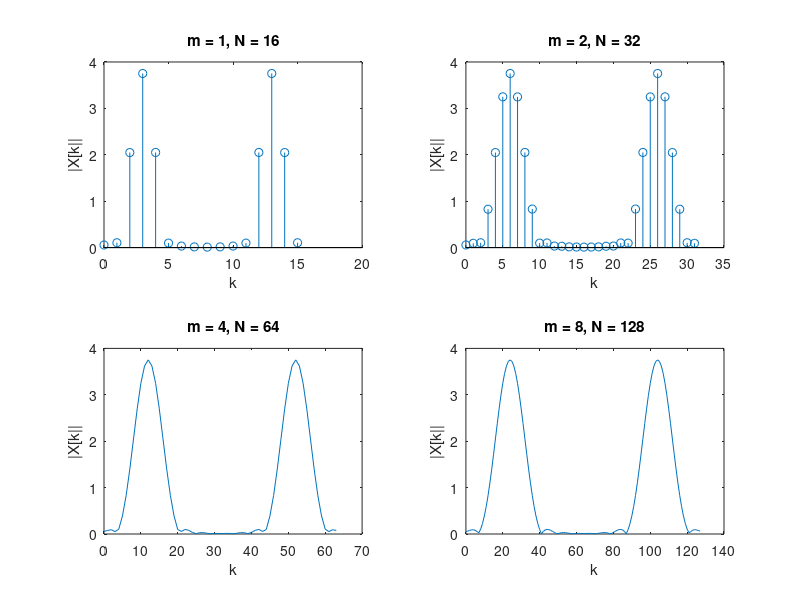

Write the MATLAB code that produced this figure. (Note: this script raises an error after producing the figure.)
%Question 1 

%Part e
clear; clc;
fs = 64;
L = 16;
n = 0 : 1/fs : (L-1)*1/fs;

f0 = 12;
pn = cos(2*pi * f0 * n);
wn = ones(1,L);
xn = pn .* wn;

for i = 1 : 4
    m = power(2,i-1); %m = [1 2 4 8]
    Y = fft(xn,m*L);
    N = m*L;
    a = 0 : 1 : N-1;
    subplot(2,2,i); 
    if(i <= 2)
        stem(a,abs(Y)); xlabel('k'); ylabel('|X[k||');
    else
        plot(a,abs(Y));  xlabel('k'); ylabel('|X[k||');
    end
     title(sprintf("m = %d,N = %d",m,N));
end

 
% %Part f
clear; clc;
% L = {16, 32, 64, 128} and fixed N = 8L

fs = 64;
f0 = 12;

L = [16 32 64 128];
for i = 1 : 4
     m = 8; %fixed m
     N = m*L(i); %fixed N
     n = 0 : 1/fs : (L(i)-1)*1/fs;
     
    pn = cos(2*pi * f0 * n);
    wn = ones(1,L(i));
    xn = pn .* wn;

     Y = fft(xn,N);
     subplot(2,2,i);
     a = 0 : 1: N-1;
     plot(a,abs(Y)); xlabel('k'); ylabel('|X[k||');
     title(sprintf("m = %d, N = %d",m,N));
     
end


%Part g
clear; clc;
fs = 64;
L = 16;
n = 0 : 1/fs : (L-1)*1/fs;

f0 = 11;
pn = cos(2*pi * f0 * n);
wn = ones(1,L);
xn = pn .* wn;

for i = 1 : 4
    m = power(2,i-1); %m = [1 2 4 8]
    Y = fft(xn,m*L);
    N = m*L;
    a = 0 : 1 : N-1;
    subplot(2,2,i); 
    if(i <= 2)
        stem(a,abs(Y)); xlabel('k'); ylabel('|X[k||');
    else
        plot(a,abs(Y));  xlabel('k'); ylabel('|X[k||');
    end
     title(sprintf("m = %d,N = %d",m,N));
end




%Part h
clear; clc;
fs = 64;
L = 16;
n = 0 : 1/fs : (L-1)*1/fs;

f0 = 12;
pn = cos(2*pi * f0 * n);
wn = transpose(hann(L)); %because hann returns a column matrix
xn = pn .* wn;


for i = 1 : 4
    m = power(2,i-1);
    Y = fft(xn,m*L);
    N = m*L;
    a = 0 : 1 : N-1;
    subplot(2,2,i);
    if(i <= 2) 
        stem(a,abs(Y));  xlabel('k'); ylabel('|X[k||');
    else
        plot(a,abs(Y));  xlabel('k'); ylabel('|X[k||');
    end
     title(sprintf("m = %d, N = %d",m,N));
end


%Part j
clear; clc;

path = 'audio files\';
filename ='08.wav';
name = strcat(path,filename);
[y,Fs] = audioread(name);

L = Fs;
% n = 0 : 1/Fs : (L-1)*1/Fs;

info = audioinfo(name);

window = transpose(hann(L));
padding = zeros(1,info.TotalSamples-L);
window = [window padding];
pn = transpose(y( :,1)); %Analysing for one channel (getting column matrix)
xn = pn .* window;


N = length(y);
Y = fft(xn,N);
%w = -pi : 2*pi/N : pi*(N-1)/N;
a = 0 : 1 : N-1;
plot(a,abs(Y));


%OBSERVATIONS
%{
a) P(w) = π[ δ(w-w0) + δ(w+w0) ]
b) P(e^jw) = π[Σ(-inf, +inf) δ(w - w0 - 2πk ) + δ(w + w0 - 2πk) ]
c) The impulses are located symmetrically across the y axis
    In CTFT, the impulses are at -w0 and +w0
    In DTFT, the impulses are at -2πf0/fs and +2πf0/fs
d) Using multiplication property
    X(e^jw) = F{ p[n] . w[n] } = 1/2π .(P(e^jw) * W(e^jw))
    We know w[n] = 1 for 0 <= n <= L-1
    W(e^jw) = sin(wL/2)/sin(w/2) . e^{-jw(L-1)/2).
    
    P(e^jw) = π[Σ(-inf, +inf) δ(w - w0 - 2πk ) + δ(w + w0 - 2πk)]
    
    X(e^jw) = 1/2π .(P(e^jw) * W(e^jw))
            = 1/2π . { W(w-w0) +  W(w+w0) } 
            {by convolution with impulse function property}

e) No, the plots are not consistent with the theoeretical calculation. 

f)As L increases, the frequency resolution is better. The frequency content
is gets more concentrated at +2 and -2 rad/s. The size of side lobes
decreases and L increases. 

h) After using the hanning window, the size of the side-lobes decreases and
size of the main lobe decreases. The frequency is narrowed down to a specific 
value. The spectral leakage is reduced and the energy of the signal at a specific frequency does not flow into other
frequencies.

i) As N increases, the samples are resolved more accurately. The size of
the main lobe decreases and the frequency is narrowed down to specific
values.

Fs = 64 Hz. Peak at k = 24 (from the plots)
   F0 = Fs/N * k
      = 24 * (64)/(8 * 16) = 12 Hz
j) From the plot, strongest three frequencies are 
    1892.9 Hz, 1256 Hz, 627 Hz. 

%}